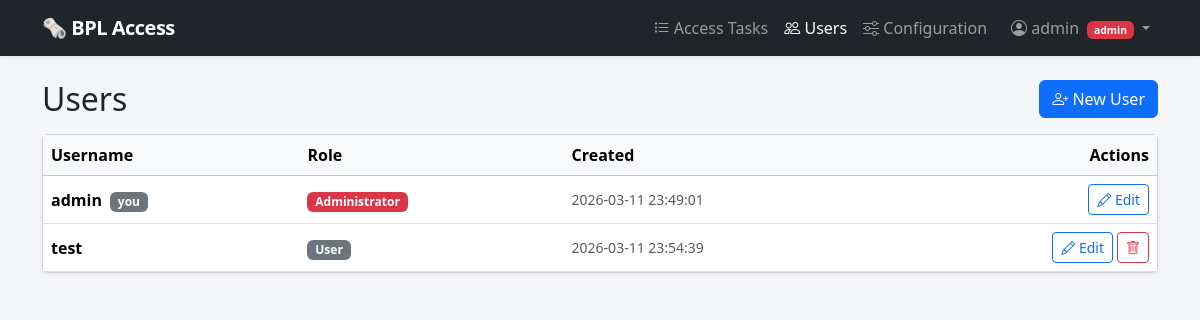
The app's page /users (signed in) with its own data.
### tables this page shows
CREATE TABLE users (
                id           INTEGER PRIMARY KEY AUTOINCREMENT,
                username     TEXT    NOT NULL UNIQUE COLLATE NOCASE,
                password     TEXT    NOT NULL,
                salt         TEXT    NOT NULL,
                is_admin     INTEGER NOT NULL DEFAULT 0,
                created_at   TEXT    NOT NULL DEFAULT (datetime('now'))
            );

### app.py (the view)
@app.route("/users")
@login_required
@admin_required
def user_list():
    db    = get_db()
    users = db.execute("SELECT * FROM users ORDER BY username").fetchall()
    db.close()
    return render_template("users.html", users=users)

### app.py (called while the page is built)
@app.context_processor
def inject_now_utc():
    return {"now_utc": datetime.now(timezone.utc).strftime("%Y-%m-%d %H:%M:%S")}

@login_manager.user_loader
def load_user(user_id):
    db  = get_db()
    row = db.execute("SELECT * FROM users WHERE id = ?", (user_id,)).fetchone()
    db.close()
    return User(row) if row else None

def admin_required(f):
    from functools import wraps
    @wraps(f)
    def decorated(*args, **kwargs):
        if not current_user.is_authenticated or not current_user.is_admin:
            abort(403)
        return f(*args, **kwargs)
    return decorated

### db.py (called while the page is built)
def get_db() -> sqlite3.Connection:
    conn = sqlite3.connect(str(DB_PATH))
    conn.row_factory = sqlite3.Row
    conn.execute("PRAGMA foreign_keys = ON")
    return conn

### templates/users.html (shortened to what this page needs)
{% extends 'base.html' %}
{% block content %}
<div class="d-flex justify-content-between align-items-center mb-3">
  <h2 class="mb-0">Users</h2>
  <a href="{{ url_for('user_new') }}" class="btn btn-primary">
    <i class="bi bi-person-plus"></i> New User
  </a>
</div>
<div class="card shadow-sm">
  <table class="table table-hover align-middle mb-0">
    <thead class="table-light">
      <tr>
        <th>Username</th>
        <th>Role</th>
        <th>Created</th>
        <th class="text-end">Actions</th>
      </tr>
    </thead>
    <tbody>
      {% for u in users %}
      <tr>
        <td class="fw-semibold">
          {{ u.username }}
          {% if u.id == current_user.id %}
            <span class="badge bg-secondary ms-1">you</span>
          {% endif %}
        </td>
        <td>
          {% if u.is_admin %}
            <span class="badge bg-danger">Administrator</span>
          {% else %}
            <span class="badge bg-secondary">User</span>
          {% endif %}
        </td>
        <td class="text-muted small">{{ u.created_at }}</td>
        <td class="text-end">
          <div class="d-flex gap-1 justify-content-end">
            <a href="{{ url_for('user_edit', user_id=u.id) }}"
               class="btn btn-sm btn-outline-primary">
              <i class="bi bi-pencil"></i> Edit
            </a>
            {% if u.id != current_user.id %}
            <form method="post" action="{{ url_for('user_delete', user_id=u.id) }}"
                  onsubmit="return confirm('Delete user \'{{ u.username }}\'? This will also delete all their tasks.')">
              <button class="btn btn-sm btn-outline-danger">
                <i class="bi bi-trash"></i>
              </button>
            </form>
            {% endif %}
          </div>
        </td>
      </tr>
      {% endfor %}
    </tbody>
  </table>
</div>
{% endblock %}

### templates/base.html (shortened to what this page needs)
<!doctype html>
<html lang="en">
<head>
  <link rel="stylesheet" href="https://cdn.jsdelivr.net/npm/bootstrap@5.3.3/dist/css/bootstrap.min.css">
  <link rel="stylesheet" href="https://cdn.jsdelivr.net/npm/bootstrap-icons@1.11.3/font/bootstrap-icons.min.css">
</head>
<body>
<nav class="navbar navbar-expand-sm navbar-dark bg-dark mb-4 shadow-sm">
  <div class="container">
    <a class="navbar-brand" href="{{ url_for('tasks') }}">🗞 BPL Access</a>
    <div class="collapse navbar-collapse" id="nav">
      <ul class="navbar-nav ms-auto">
        <li class="nav-item">
          <a class="nav-link {% if request.endpoint in ('tasks','task_new','task_edit','task_runs','run_detail') %}active{% endif %}"
             href="{{ url_for('tasks') }}">
            <i class="bi bi-list-task"></i> Access Tasks
          </a>
        </li>
        {% if current_user.is_authenticated and current_user.is_admin %}
        <li class="nav-item">
          <a class="nav-link {% if request.endpoint in ('user_list','user_new','user_edit') %}active{% endif %}"
             href="{{ url_for('user_list') }}">
            <i class="bi bi-people"></i> Users
          </a>
        </li>
        <li class="nav-item">
          <a class="nav-link {% if request.endpoint == 'config' %}active{% endif %}"
             href="{{ url_for('config') }}">
            <i class="bi bi-sliders"></i> Configuration
          </a>
        </li>
        {% endif %}
        {% if current_user.is_authenticated %}
        <li class="nav-item dropdown ms-2">
          <a class="nav-link dropdown-toggle" href="#" data-bs-toggle="dropdown">
            <i class="bi bi-person-circle"></i> {{ current_user.username }}
            {% if current_user.is_admin %}<span class="badge bg-danger ms-1" style="font-size:.65rem">admin</span>{% endif %}
          </a>
        </li>
        {% endif %}
      </ul>
    </div>
  </div>
</nav>
<div class="container pb-5">
  {% block content %}{% endblock %}
</div>
</body>
</html>

### templates/base.html (style rules this page uses)
body { background: #f5f6fa; }
.navbar-brand { font-weight: 700; letter-spacing: -.5px; }

### records on screen
users: username "admin", shows "you", is_admin "Administrator", created_at "2026-03-11 23:49:01"
users: username "test", is_admin "User", created_at "2026-03-11 23:54:39"
